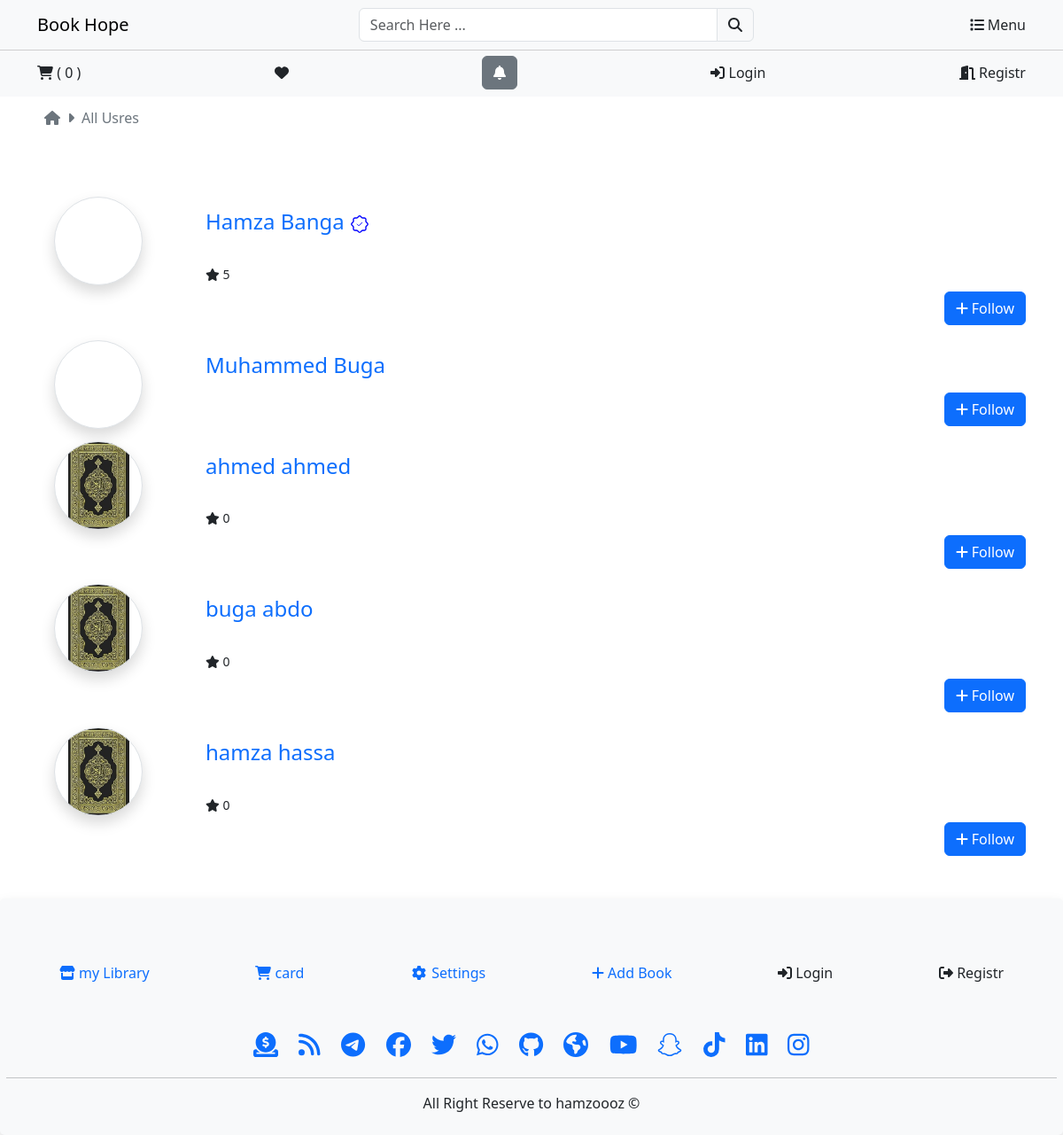
/users/, run on the app's committed database.
### users/models.py (models this page shows, shortened)
class Profile(models.Model):
    user = models.OneToOneField(User, on_delete=models.CASCADE)
    phone = models.CharField(max_length=150, blank=True, null=True)
    profile_image = models.ImageField( upload_to=get_file_path_profile, default='cover-book-quran.jpg', null=True, blank=True)
    descrption = RichTextField(blank=True, null=True)
    profile_cover_image = models.ImageField( upload_to=get_file_path_profile, default='cover-book-quran.jpg', null=True, blank=True)
    rating = models.IntegerField(default=0, blank=True, null=True)
    address = models.TextField(blank=True, null=True)
    city = models.CharField(max_length=150, blank=True, null=True)
    stats = models.CharField(max_length=150, blank=True, null=True)
    ordered = models.IntegerField(blank=True, null=True)
    conutry = models.CharField(max_length=150, blank=True, null=True)
    pincode = models.CharField(max_length=150, blank=True, null=True)
    create_at = models.DateTimeField(auto_now_add=True)
    update_at = models.DateTimeField(auto_now=True)
    number_of_books = models.IntegerField(default=0, blank=True, null=True)
    number_of_downloaded = models.IntegerField( default=0, blank=True, null=True)
    number_of_read = models.IntegerField( default=0, blank=True, null=True)
    web_site = models.URLField(blank=True, null=True)
    contat_facebook = models.URLField(blank=True, null=True)
    contat_twitter = models.URLField(blank=True, null=True)
    number_of_gifft = models.IntegerField(default=0)
    aprov = models.BooleanField(default=False)
    pro = models.BooleanField(default=False)

### users/views.py (the view)
# urls.py: path('', include('users.urls')),
def users(request):
    users = User.objects.all()
    profiles = Profile.objects.all()
    user = User.objects.all()
    return render(request, 'users/users.html', { 'profiles':profiles })

### templates/users/users.html (shortened to what this page needs)
{% extends 'base.html' %}
{% load static %}
{% block content %}
<div class="container d-flex  ">
    <div class="py-1 bg-secondary1  d-flex align-items-center ">
        <a href="{% url 'frontpage'  %}" class="text-secondary  p-2 "><i class="fa fa-home"></i> </a><i class="fa fa-caret-right text-secondary  "></i>
        <a href="#" class="text-secondary  p-2">All Usres  </a>
    </div>
</div>
<div class="py-5 " >
    <div class="container">
        <div class="row">
            <div class="col-md-12">
                {% for profile in profiles %}
                    <div class="row   mt-3" >
                        <div class="col-4  col-md-2 text-center ">
                            <a href="{% url 'user' profile.user %}"> <div class=" shadow cover-in-sngle img-thumbnail rounded img-fluid " style="background-image: url('{{profile.profile_image.url}}');background-size: contain; height: 100px; background-repeat: no-repeat; background-position: center; border-radius: 50% !important; width:100px;margin: 1px -15px -6px 19px;"> </div> </a>
                        </div>
                        <div class="col-8 col-md-10 ">
                            <h4 style="padding: 15px 5px 0px 0px;">
                                <a href="{% url 'user' profile.user %}"> {% firstof profile.user.get_full_name profile.user %}
                                {% if profile.aprov %} <span class=" " style="margin:auto; "> </span> {% endif %} </a>
                            </h4>
                            {% if profile.rating or profile.rating ==  0 %}
                                <br>
                                <small> <span> <i class="fa fa-star"></i> {{ profile.rating  }}</span></small>
                            {% endif %}
                            <a href="#" class="btn btn-primary  float-end text-center mt-2 "> <i class="fa fa-plus "></i> Follow </a>
                        </div>
                    </div>
                {% endfor %}
            </div>
        </div>
    </div>
</div>
{% endblock content %}

### static/assets/css/main.css (style rules this page uses)
a { text-decoration: none; }

### data on the page
Profile: user.last_name "Hamza Banga", aprov True (drawn), rating "5"
Profile: user.last_name "Muhammed Buga"
Profile: profile_image (picture), user.last_name "ahmed ahmed", rating "0"
Profile: profile_image (picture), user.last_name "buga abdo", rating "0"
Profile: profile_image (picture), user.last_name "hamza hassa", rating "0"

### other printed values
{{ cart|length }} "0"
